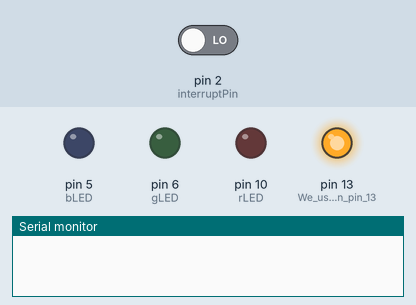
Recording of a sketch running on a simulated Arduino Uno, built with avr-gcc and run on an emulated ATmega328P. Parts: output pins drawn as LEDs (lit = HIGH), the last lines printed to the serial monitor. The inputs (shaded band) are chosen by the test bench; at power-on: pin 2 (interruptPin) LOW. Sleep ends after the set time or at an interrupt.

Above: at 4.2 s.
4.3 s: pin 2 (interruptPin) driven HIGH
At 5.8 s:
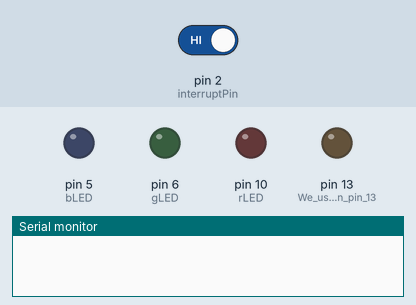
6.5 s: pin 2 (interruptPin) driven LOW
At 6.75 s:
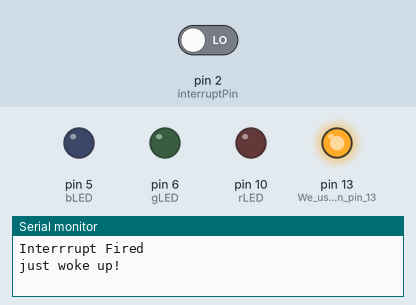
Timing chart, 0 to 15.5 s (numbered marks = the images above; inputs shaded):
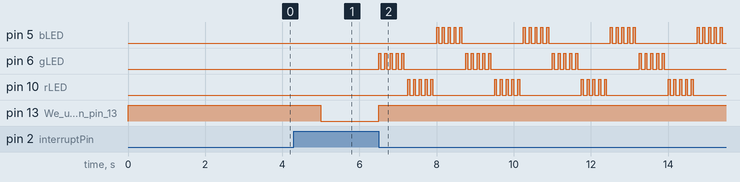

The sketch:

power_save_sleep_tutorial_sketch.ino
```cpp
/**
 *
 * Modified by Kody Kinzie, plays light animation on interrupt
 * Based on:
 * Author:Ab Kurk
 * version: 1.0
 * date: 24/01/2018
 * Description:
 * This sketch is part of the beginners guide to putting your Arduino to sleep
 * tutorial. It is to demonstrate how to put your arduino into deep sleep and
 * how to wake it up.
 * Link To Tutorial http://www.thearduinomakerman.info/blog/2018/1/24/guide-to-arduino-sleep-mode
 */

#include <avr/sleep.h>//this AVR library contains the methods that controls the sleep modes
#define interruptPin 2 //Pin we are going to use to wake up the Arduino
int bLED = 5;
int rLED = 10;
int gLED = 6;

void flashLED(int cLED, int numRep, int flashLength){
      for(int i = 0; i < numRep; i++){
      digitalWrite(cLED,HIGH);//turning LED on
      delay(flashLength);
      digitalWrite(cLED,LOW);//turning LED on
      delay(100);  }
}

void setup() {
  Serial.begin(115200);//Start Serial Comunication
  pinMode(LED_BUILTIN,OUTPUT);//We use the led on pin 13 to indecate when Arduino is A sleep
  pinMode(interruptPin,INPUT_PULLUP);//Set pin d2 to input using the buildin pullup resistor
  digitalWrite(LED_BUILTIN,HIGH);//turning LED on
  pinMode(rLED,OUTPUT);//We use the led on pin 13 to indecate when Arduino is A sleep
  pinMode(gLED,OUTPUT);//We use the led on pin 13 to indecate when Arduino is A sleep
  pinMode(bLED,OUTPUT);//We use the led on pin 13 to indecate when Arduino is A sleep
}

void loop() {
 delay(5000);//wait 5 seconds before going to sleep
 Going_To_Sleep();
}

void Going_To_Sleep(){
    sleep_enable();//Enabling sleep mode
    attachInterrupt(0, wakeUp, LOW);//attaching a interrupt to pin d2
    set_sleep_mode(SLEEP_MODE_PWR_DOWN);//Setting the sleep mode, in our case full sleep
    digitalWrite(LED_BUILTIN,LOW);//turning LED off
    delay(1000); //wait a second to allow the led to be turned off before going to sleep
    sleep_cpu();//activating sleep mode
    Serial.println("just woke up!");//next line of code executed after the interrupt
    digitalWrite(LED_BUILTIN,HIGH);//turning LED on
    for(int i = 0; i < 5; i++){
      flashLED(gLED, 5, 50);
      flashLED(rLED, 5, 50);
      flashLED(bLED, 5, 50);
    }

  }

void wakeUp(){
  Serial.println("Interrrupt Fired");//Print message to serial monitor
   sleep_disable();//Disable sleep mode
  detachInterrupt(0); //Removes the interrupt from pin 2;
}
```

Measured:
- after the input at 6.5 s, pin 5 (bLED): LOW → HIGH after 1.5 s, then repeats every 2.3 s: 4 × (LOW 0.10 s, HIGH 0.05 s), LOW 1.6 s, HIGH 0.05 s; pin 6 (gLED): LOW → HIGH at once, then repeats every 2.3 s: 4 × (LOW 0.10 s, HIGH 0.05 s), LOW 1.6 s, HIGH 0.05 s
